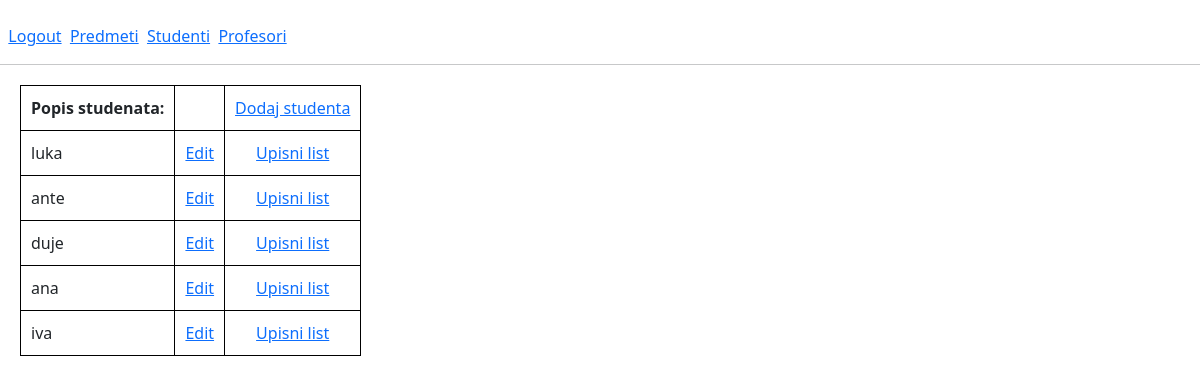
/students/ (signed in), run on the app's committed database.
### app/models.py (models this page shows, shortened)
class Korisnici(AbstractUser):
    STATUS=(('none','None'),('redovni','redovni'),('izvanredni','izvanredni'))
    status=models.CharField(max_length=50, choices=STATUS)
    role=models.ForeignKey(Uloge, on_delete=models.CASCADE, null=True)

### app/decorators.py (the view)
    def wrap(request, *args, **kwargs):
        user = Korisnici.objects.get(pk=request.user.pk)
        if user.role_id == 1 and user.is_authenticated and user.is_active:
            return function(request, *args, **kwargs)
        else:
            raise PermissionDenied

### app/views.py (called while the page is built)
@admin_required
def students(request):
    students = Korisnici.objects.all().filter(role_id=3)
    return render(request, 'students.html', {'students': students})

### app/templates/students.html
{% extends 'home_admin.html' %}
{% block students %}
<table>
    <tr>
      <th>Popis studenata:</th>
      <td></td>
      <td><a href="{% url 'add_student'%}">Dodaj studenta</a></td>
    </tr>
    {% for student in students %}
    <tr>
      <td>{{ student.username }}</td>
      <td><a href="{% url 'edit_student' student.pk %}">Edit</a></td>
      <td style="text-align: center;"><a href="{% url 'upisni_list' student.pk %}">Upisni list</a></td>
    </tr>
    {% endfor %}
</table>
{% endblock %}

### app/templates/base.html (style rules this page uses)
html, body { height: 100%; }
table { margin: 20px; }
table,th,td { border: 1px solid black; padding: 10px; }

### data on the page
Korisnici: username "luka"
Korisnici: username "ante"
Korisnici: username "duje"
Korisnici: username "ana"
Korisnici: username "iva"
